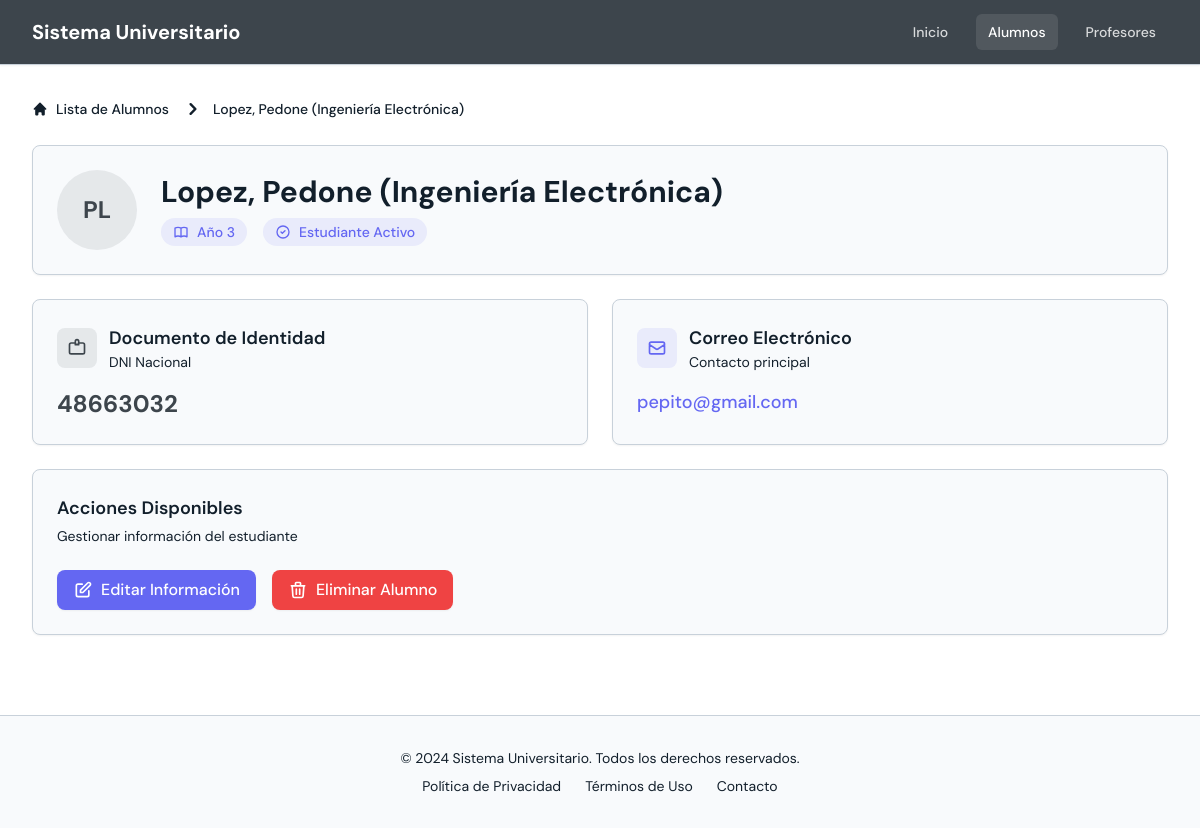
Page /alumnos/1/ on the committed database.
### UTN/models.py (models this page shows, shortened)
class Alumno(models.Model):
    user = models.OneToOneField(settings.AUTH_USER_MODEL, on_delete=models.CASCADE, related_name='alumno', null=True)
    id_alumno = models.AutoField(primary_key=True)
    nombre = models.CharField(max_length=50, default="")
    apellido = models.CharField(max_length=50, default="")
    dni = models.CharField(max_length=20, unique=True, default="")
    email = models.EmailField(default="")
    anio_universitario = models.PositiveIntegerField(validators=[MinValueValidator(1), MaxValueValidator(10)], default=1)
    carrera = models.ForeignKey(Carrera, on_delete=models.CASCADE, related_name='alumnos', null=True, blank=True)
    def __str__(self):
        carrera_nombre = self.carrera.nombre if self.carrera else "Sin carrera"
        return f"{self.apellido}, {self.nombre} ({carrera_nombre})"

class Carrera(models.Model):
    id_carrera = models.AutoField(primary_key=True)
    nombre = models.CharField(max_length=100, null=True, blank=True)
    duracion_anios = models.PositiveIntegerField(null=True, blank=True)

### UTN/views.py (the view)
# urls.py: path('alumnos/<int:pk>/', AlumnoDetailView.as_view(), name='alumno_detail'),
class AlumnoDetailView(DetailView):
    model = Alumno
    template_name = 'alumno/alumno_detail.html'

### UTN/templates/alumno/alumno_detail.html (shortened to what this page needs)
<!DOCTYPE html>
<html lang="es">
<head>
    <script src="https://cdn.tailwindcss.com"></script>
</head>
<body class="min-h-screen bg-background text-foreground">
    <header class="bg-primary text-primary-foreground shadow-sm border-b border-border">
        <div class="max-w-7xl mx-auto px-4 sm:px-6 lg:px-8">
            <div class="flex items-center justify-between h-16">
                <div class="flex items-center space-x-4">
                    <div class="flex-shrink-0">
                        <h1 class="text-xl font-bold">Sistema Universitario</h1>
                    </div>
                </div>
                <nav class="hidden md:block">
                    <div class="flex items-center space-x-4">
                        <a href="#" class="text-primary-foreground/80 hover:text-primary-foreground px-3 py-2 rounded-md text-sm font-medium transition-colors">
                            Inicio
                        </a>
                        <a href="{% url 'social:begin' 'google-oauth2' %}?next=/alumnos/create/&prompt=select_account" class="text-primary-foreground hover:text-primary-foreground/80 px-3 py-2 rounded-md text-sm font-medium bg-primary-foreground/10 transition-colors">
                            Alumnos
                        </a>
                        <a href="#" class="text-primary-foreground/80 hover:text-primary-foreground px-3 py-2 rounded-md text-sm font-medium transition-colors">
                            Profesores
                        </a>
                    </div>
                </nav>
            </div>
        </div>
    </header>
    <main class="max-w-7xl mx-auto px-4 sm:px-6 lg:px-8 py-8">
        <nav class="flex mb-6" aria-label="Breadcrumb">
            <ol class="inline-flex items-center space-x-1 md:space-x-3">
                <li class="inline-flex items-center">
                    <a href="{% url 'social:begin' 'google-oauth2' %}?next=/alumnos/create/&prompt=select_account" class="inline-flex items-center text-sm font-medium text-muted-foreground hover:text-accent transition-colors">
                        <svg class="w-4 h-4 mr-2" fill="currentColor" viewBox="0 0 20 20">
                            <path d="M10.707 2.293a1 1 0 00-1.414 0l-7 7a1 1 0 001.414 1.414L4 10.414V17a1 1 0 001 1h2a1 1 0 001-1v-2a1 1 0 011-1h2a1 1 0 011 1v2a1 1 0 001 1h2a1 1 0 001-1v-6.586l.293.293a1 1 0 001.414-1.414l-7-7z"/>
                        </svg>
                        Lista de Alumnos
                    </a>
                </li>
                <li>
                    <div class="flex items-center">
                        <svg class="w-6 h-6 text-muted-foreground" fill="currentColor" viewBox="0 0 20 20">
                            <path fill-rule="evenodd" d="M7.293 14.707a1 1 0 010-1.414L10.586 10 7.293 6.707a1 1 0 011.414-1.414l4 4a1 1 0 010 1.414l-4 4a1 1 0 01-1.414 0z" clip-rule="evenodd"/>
                        </svg>
                        <span class="ml-1 text-sm font-medium text-foreground md:ml-2">{{ object }}</span>
                    </div>
                </li>
            </ol>
        </nav>
        <div class="bg-card rounded-lg border border-border shadow-sm p-6 mb-6">
            <div class="flex items-center space-x-6">
                <div class="flex-shrink-0">
                    <div class="w-20 h-20 bg-primary/10 rounded-full flex items-center justify-center">
                        <span class="text-primary font-bold text-2xl">
                            {{ object.nombre.0|upper }}{{ object.apellido.0|upper }}
                        </span>
                    </div>
                </div>
                <div class="flex-1 min-w-0">
                    <h1 class="text-3xl font-bold text-foreground mb-2">{{ object }}</h1>
                    <div class="flex items-center space-x-4">
                        <span class="inline-flex items-center px-3 py-1 rounded-full text-sm font-medium bg-accent/10 text-accent">
                            Año {{ object.anio_universitario }}
                        </span>
                        <span class="inline-flex items-center px-3 py-1 rounded-full text-sm font-medium bg-secondary/10 text-secondary">
                            <svg class="w-4 h-4 mr-2" fill="none" stroke="currentColor" viewBox="0 0 24 24">
                                <path stroke-linecap="round" stroke-linejoin="round" stroke-width="2" d="M9 12l2 2 4-4m6 2a9 9 0 11-18 0 9 9 0 0118 0z"/>
                            </svg>
                            Estudiante Activo
                        </span>
                    </div>
                </div>
            </div>
        </div>
        <div class="grid md:grid-cols-2 gap-6 mb-6">
            <div class="bg-card rounded-lg border border-border shadow-sm p-6">
                <div class="flex items-center space-x-3 mb-4">
                    <div class="flex-shrink-0">
                        <div class="w-10 h-10 bg-primary/10 rounded-lg flex items-center justify-center">
                            <svg class="w-5 h-5 text-primary" fill="none" stroke="currentColor" viewBox="0 0 24 24">
                                <path stroke-linecap="round" stroke-linejoin="round" stroke-width="2" d="M10 6H5a2 2 0 00-2 2v9a2 2 0 002 2h14a2 2 0 002-2V8a2 2 0 00-2-2h-5m-4 0V4a2 2 0 114 0v2m-4 0a2 2 0 104 0m-4 0v2m4-2v2"/>
                            </svg>
                        </div>
                    </div>
                    <div>
                        <h3 class="text-lg font-semibold text-foreground">Documento de Identidad</h3>
                        <p class="text-sm text-muted-foreground">DNI Nacional</p>
                    </div>
                </div>
                <p class="text-2xl font-bold text-primary">{{ object.dni }}</p>
            </div>
            <div class="bg-card rounded-lg border border-border shadow-sm p-6">
                <div class="flex items-center space-x-3 mb-4">
                    <div class="flex-shrink-0">
                        <div class="w-10 h-10 bg-secondary/10 rounded-lg flex items-center justify-center">
                            <svg class="w-5 h-5 text-secondary" fill="none" stroke="currentColor" viewBox="0 0 24 24">
                                <path stroke-linecap="round" stroke-linejoin="round" stroke-width="2" d="M3 8l7.89 5.26a2 2 0 002.22 0L21 8M5 19h14a2 2 0 002-2V7a2 2 0 00-2-2H5a2 2 0 00-2 2v10a2 2 0 002 2z"/>
                            </svg>
                        </div>
                    </div>
                    <div>
                        <h3 class="text-lg font-semibold text-foreground">Correo Electrónico</h3>
                        <p class="text-sm text-muted-foreground">Contacto principal</p>
                    </div>
                </div>
                <p class="text-lg font-medium text-secondary break-all">{{ object.email }}</p>
            </div>
        </div>
        <div class="bg-card rounded-lg border border-border shadow-sm p-6">
            <div class="flex items-center justify-between mb-6">
                <div>
                    <h2 class="text-lg font-semibold text-foreground">Acciones Disponibles</h2>
                    <p class="text-sm text-muted-foreground mt-1">Gestionar información del estudiante</p>
                </div>
            </div>
            <div class="flex flex-col sm:flex-row gap-4">
                <a href="{% url 'alumno_update' object.pk %}"
                   class="inline-flex items-center px-4 py-2 bg-secondary text-secondary-foreground rounded-lg hover:bg-secondary/90 transition-colors font-medium shadow-sm">
                    <svg class="w-5 h-5 mr-2" fill="none" stroke="currentColor" viewBox="0 0 24 24">
                        <path stroke-linecap="round" stroke-linejoin="round" stroke-width="2" d="M11 5H6a2 2 0 00-2 2v11a2 2 0 002 2h11a2 2 0 002-2v-5m-1.414-9.414a2 2 0 112.828 2.828L11.828 15H9v-2.828l8.586-8.586z"/>
                    </svg>
                    Editar Información
                </a>
                <a href="{% url 'alumno_delete' object.pk %}"
                   class="inline-flex items-center px-4 py-2 bg-destructive text-destructive-foreground rounded-lg hover:bg-destructive/90 transition-colors font-medium shadow-sm">
                    <svg class="w-5 h-5 mr-2" fill="none" stroke="currentColor" viewBox="0 0 24 24">
                        <path stroke-linecap="round" stroke-linejoin="round" stroke-width="2" d="M19 7l-.867 12.142A2 2 0 0116.138 21H7.862a2 2 0 01-1.995-1.858L5 7m5 4v6m4-6v6m1-10V4a1 1 0 00-1-1h-4a1 1 0 00-1 1v3M4 7h16"/>
                    </svg>
                    Eliminar Alumno
                </a>
            </div>
        </div>
    </main>
    <footer class="bg-muted border-t border-border mt-12">
        <div class="max-w-7xl mx-auto px-4 sm:px-6 lg:px-8 py-8">
            <div class="text-center">
                <p class="text-sm text-muted-foreground">
                    © 2024 Sistema Universitario. Todos los derechos reservados.
                </p>
                <div class="mt-2 flex justify-center space-x-6">
                    <a href="#" class="text-muted-foreground hover:text-accent text-sm transition-colors">
                        Política de Privacidad
                    </a>
                    <a href="#" class="text-muted-foreground hover:text-accent text-sm transition-colors">
                        Términos de Uso
                    </a>
                    <a href="#" class="text-muted-foreground hover:text-accent text-sm transition-colors">
                        Contacto
                    </a>
                </div>
            </div>
        </div>
    </footer>
</body>
</html>

### UTN/templates/alumno/alumno_detail.html (style rules this page uses)
:root { --background: 0 0% 100%; --foreground: 210 40% 12%; --card: 210 40% 98%; --card-foreground: 210 40% 12%; --primary: 210 11% 27%; --primary-foreground: 0 0% 100%; --secondary: 239 84% 67%; --secondary-foreground: 0 0% 100%; --muted: 210 40% 98%; --muted-foreground: 210 40% 12%; --accent: 239 84% 67%; --accent-foreground: 0 0% 100%; --border: 210 20% 82%; --input: 210 40% 98%; --ring: 239 84% 67%; --destructive: 0 84% 60%; --destructive-foreground: 0 0% 100%; }

### rows in the picture
Alumno: carrera+apellido+nombre "Lopez, Pedone (Ingeniería Electrónica)", nombre.0 "P", apellido.0 "L", anio_universitario "3", dni "48663032", email "pepito@gmail.com"
